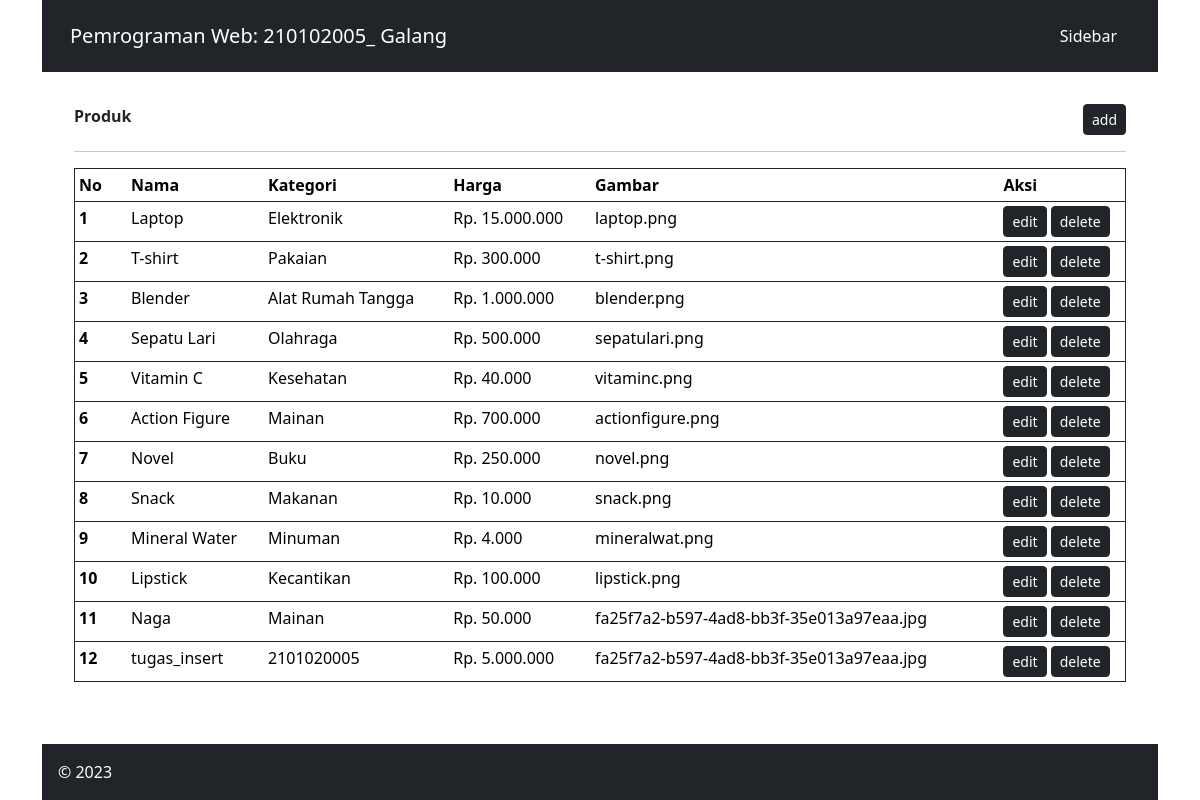
The app's page /admin/index.php with its own data.
### tables this page shows
CREATE TABLE `produk` (
  `id_produk` int(11) NOT NULL,
  `nama_produk` varchar(255) NOT NULL,
  `harga` int(11) NOT NULL,
  `gambar` varchar(255) NOT NULL,
  `id_kategori` int(11) NOT NULL
);

CREATE TABLE `kategori` (
  `id_kategori` int(11) NOT NULL,
  `nama_kategori` varchar(255) NOT NULL
);

### admin/produk.php (the view)
<div class="row justify-content-between">
	<div class="col-10"><b>Produk </b></div>
	<div class="col-2 d-flex justify-content-end align-items-end">
		<a href="index.php?page=produk-add"><button class="btn btn-dark btn-sm" type="button">add</button></a>
	</div>
</div>
<hr>
<table class="table table-sm border border-dark">
	<thead class="thead-dark">
		<tr>
			<th scope="col" width="5%">No</th>
			<th scope="col">Nama</th>
			<th scope="col">Kategori</th>
			<th scope="col">Harga</th>
			<th scope="col">Gambar</th>
			<th scope="col" width="12%">Aksi</th>
		</tr>
	</thead>
	<tbody>
		<?php
		$que   	= "SELECT * FROM produk INNER JOIN kategori ON produk.id_kategori=kategori.id_kategori order by id_produk";
		$select = mysqli_query($con,$que);
		while($data= mysqli_fetch_array($select)){
			?>
			<tr>
				<th scope="row"><?php echo $data['id_produk']; ?></th>
				<td><?php echo $data['nama_produk']; ?></td>
				<td><?php echo $data['nama_kategori']; ?></td>
				<td class="align-right">
					<?php
					$uang = $data['harga'];
					$uang_format = number_format($uang, 0, ',', '.');
					echo "Rp. " . $uang_format;
					?>
				</td>
				<td><?php echo $data['gambar']; ?></td>
				<td>
					<button class="btn btn-dark btn-sm" type="button">edit</button>
					<a href="index.php?page=produk-del&id=<?php echo $data['id_produk']; ?>"><button class="btn btn-dark btn-sm" type="button">delete</button></a>
				</td>
			</tr>
		<?php } ?>
	</tbody>
</table>

### admin/index.php (shortened to what this page needs)
<!DOCTYPE html>
<html lang="en">
<head>
    <link href="https://cdn.jsdelivr.net/npm/bootstrap@5.3.2/dist/css/bootstrap.min.css" rel="stylesheet">
</head>
<body class="container d-flex flex-column h-100">
    <header>
        <nav class="navbar navbar-expand-lg navbar-dark bg-dark p-3">
            <div class="container">
                <a class="navbar-brand" href="#">Pemrograman Web: 210102005_ Galang</a>
                <button class="btn btn-dark" type="button" data-bs-toggle="collapse" data-bs-target="#collapseExample" aria-expanded="false" aria-controls="collapseExample">
                    Sidebar
                </button>
            </div>
        </nav>
    </header>
    <div class="container flex-grow-1" id="content">
        <div class="row h-100">
            <div class="col p-3 h-100">
                <div class="p-3">
                    <?php
                    include "../sql.php";
                    $halaman = isset($_GET['page']) ? $_GET['page'] : 'produk';
                    switch ($halaman) {
                        default:
                            include('produk.php');
                            break;
                    }
                    ?>
            </div>
        </div>
    </div>
</div>
<footer class="bg-dark text-white p-3" >
    <a>&copy; 2023</a>
</footer>
</body>
</html>

### admin/index.php (style rules this page uses)
html, body { height: 100%; }

### records on screen
produk: id_produk "1", nama_produk "Laptop", id_kategori.nama_kategori "Elektronik", harga "15.000.000", gambar "laptop.png"
produk: id_produk "2", nama_produk "T-shirt", id_kategori.nama_kategori "Pakaian", harga "300.000", gambar "t-shirt.png"
produk: id_produk "3", nama_produk "Blender", id_kategori.nama_kategori "Alat Rumah Tangga", harga "1.000.000", gambar "blender.png"
produk: id_produk "4", nama_produk "Sepatu Lari", id_kategori.nama_kategori "Olahraga", harga "500.000", gambar "sepatulari.png"
produk: id_produk "5", nama_produk "Vitamin C", id_kategori.nama_kategori "Kesehatan", harga "40.000", gambar "vitaminc.png"
produk: id_produk "6", nama_produk "Action Figure", id_kategori.nama_kategori "Mainan", harga "700.000", gambar "actionfigure.png"
produk: id_produk "7", nama_produk "Novel", id_kategori.nama_kategori "Buku", harga "250.000", gambar "novel.png"
produk: id_produk "8", nama_produk "Snack", id_kategori.nama_kategori "Makanan", harga "10.000", gambar "snack.png"
produk: id_produk "9", nama_produk "Mineral Water", id_kategori.nama_kategori "Minuman", harga "4.000", gambar "mineralwat.png"
produk: id_produk "10", nama_produk "Lipstick", id_kategori.nama_kategori "Kecantikan", harga "100.000", gambar "lipstick.png"
produk: id_produk "11", nama_produk "Naga", id_kategori.nama_kategori "Mainan", harga "50.000", gambar "fa25f7a2-b597-4ad8-bb3f-35e013a97eaa.jpg"
produk: id_produk "12", nama_produk "tugas_insert", id_kategori.nama_kategori "2101020005", harga "5.000.000", gambar "fa25f7a2-b597-4ad8-bb3f-35e013a97eaa.jpg"
